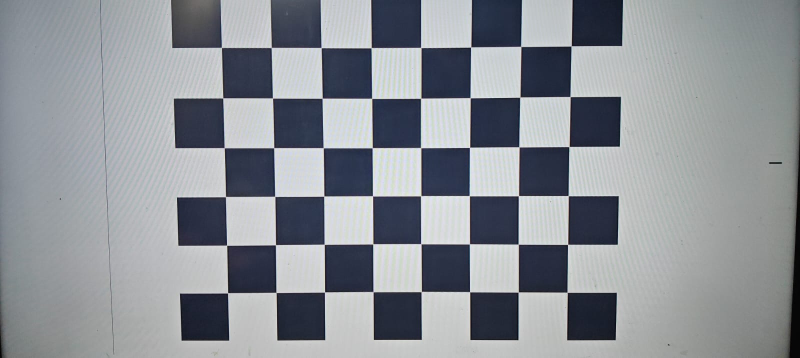
#> input picture app/prism_calibration/images/WhatsApp Image 2026-11-03 at 2.03.13 PM.jpeg, 1600 x 715 px (shown at 1/2 size); its folder holds 4 pictures in this run
$ python calibration.py
#> lines starting #> are read from the running program, lines starting #| are printed output that depends on the picture
"""
Nevcortex P.R.I.S.M. — Camera Intrinsic Calibration
=====================================================

Target:   Standard checkerboard, 9×7 squares = (8,6) inner corners
Images:   app/prism_calibration/images/
Output:   app/prism_calibration/output/

Two resolutions are present in the image set:
  - 1600×715  (landscape, 73 images)
  - 715×1600  (portrait,  32 images)

This script calibrates the LANDSCAPE orientation (the majority set) because
camera-intrinsic calibration requires a consistent image resolution.  If you
need portrait calibration, re-run with CALIBRATE_LANDSCAPE = False.

Physical square size (SQUARE_SIZE_MM):
  The target was displayed on a Samsung monitor.  The 24 mm value stated in
  the project description has NOT been independently measured against a ruler.
  Until the physical size is verified by measurement, all metric estimates
  (focal length in mm, etc.) must be treated as UNVERIFIED SCALE.  Pixel-level
  quantities (reprojection error, normalised intrinsics) are not affected by
  the square size and remain valid regardless.

NOTE: cv2.imread fails silently on Windows paths that contain spaces.
      All I/O uses np.fromfile + cv2.imdecode / cv2.imencode + tofile.
"""

import cv2
import numpy as np
import glob
import os
import json
import datetime as _dt

# ─────────────────────────── CONFIGURATION ───────────────────────────────────

# Inner-corner count confirmed by visual inspection of annotated images.
# The board has 9 columns × 7 rows of squares → 8×6 internal corners.
CHECKERBOARD = (8, 6)

# Physical square size in millimetres.
# ⚠  UNVERIFIED — stated value; target displayed on Samsung monitor.
#    Mark as None to make the unverified status explicit in outputs.
SQUARE_SIZE_MM_STATED  = 24.0
SQUARE_SIZE_MM_VERIFIED = None   # set to a float once physically measured

# Which orientation to calibrate (two resolutions exist in the dataset)
CALIBRATE_LANDSCAPE = True        # True → 1600×715;  False → 715×1600

IMAGE_DIR  = "images"
OUTPUT_DIR = "output"

os.makedirs(OUTPUT_DIR, exist_ok=True)

# ─────────────────────────── HELPERS ─────────────────────────────────────────

def safe_imread(path: str) -> np.ndarray | None:
    """Read image bypassing cv2.imread's silent failure on paths with spaces."""
    try:
        arr = np.fromfile(path, dtype=np.uint8)
        return cv2.imdecode(arr, cv2.IMREAD_COLOR)
#> returned value is the input picture: shape (715, 1600, 3); mean B, G, R 150.1, 144.2, 139.9
    except Exception:
        return None


def safe_imwrite(path: str, img: np.ndarray) -> bool:
    ext = os.path.splitext(path)[1].lower() or ".jpg"
    ok, buf = cv2.imencode(ext, img)
    if ok:
        buf.tofile(path)
    return ok


def per_image_rms(obj_pts, img_pts, rvec, tvec, K, D) -> float:
    """
    RMS reprojection error for a single image.

    Both observed and projected points are cast to float32 with shape (N,2)
    before calling cv2.norm, which requires identical types.
    """
    projected, _ = cv2.projectPoints(obj_pts, rvec, tvec, K, D)

    observed = np.asarray(img_pts,  dtype=np.float32).reshape(-1, 2)
    predicted = np.asarray(projected, dtype=np.float32).reshape(-1, 2)

    if observed.shape != predicted.shape:
        raise ValueError(
            f"Reprojection shape mismatch: "
            f"observed={observed.shape} vs predicted={predicted.shape}"
        )

    return cv2.norm(observed, predicted, cv2.NORM_L2) / np.sqrt(len(observed))

# ─────────────────────────── OBJECT POINTS ───────────────────────────────────

# 3-D coordinates of inner corners.  Z = 0 (flat target).
# Units: millimetres (using stated square size).
objp = np.zeros((CHECKERBOARD[0] * CHECKERBOARD[1], 3), np.float32)
objp[:, :2] = np.mgrid[
    0:CHECKERBOARD[0],
    0:CHECKERBOARD[1]
].T.reshape(-1, 2)
objp *= SQUARE_SIZE_MM_STATED   # scale; label as unverified below

# ─────────────────────────── IMAGE DISCOVERY ─────────────────────────────────

all_images = sorted(
    glob.glob(os.path.join(IMAGE_DIR, "*.jpg"))  +
    glob.glob(os.path.join(IMAGE_DIR, "*.jpeg")) +
    glob.glob(os.path.join(IMAGE_DIR, "*.png"))
)

if not all_images:
    raise RuntimeError(f"No images found in {IMAGE_DIR}/")

print(f"Found {len(all_images)} images in {IMAGE_DIR}/")

# Determine the target resolution
target_size = (1600, 715) if CALIBRATE_LANDSCAPE else (715, 1600)
orientation_label = "landscape" if CALIBRATE_LANDSCAPE else "portrait"
print(f"Calibrating {orientation_label} orientation: {target_size[0]}×{target_size[1]}")

# ─────────────────────────── CORNER DETECTION ────────────────────────────────

object_points = []   # 3-D points (same objp repeated per accepted image)
image_points  = []   # 2-D corner observations
accepted      = []   # filenames accepted
rejected      = []   # (filename, reason) tuples

for filename in all_images:
    image = safe_imread(filename)
    basename = os.path.basename(filename)

    if image is None:
        rejected.append((basename, "imread failed (corrupt or unreadable)"))
        print(f"  SKIP  {basename}: unreadable")
        continue

    h, w = image.shape[:2]
#> h = 715; w = 1600
    current_size = (w, h)
#> current_size = (1600, 715)

    if current_size != target_size:
        rejected.append((basename, f"wrong resolution {w}×{h}, expected {target_size[0]}×{target_size[1]}"))
        print(f"  SKIP  {basename}: resolution {w}×{h} != {target_size[0]}×{target_size[1]}")
        continue

    gray = cv2.cvtColor(image, cv2.COLOR_BGR2GRAY)
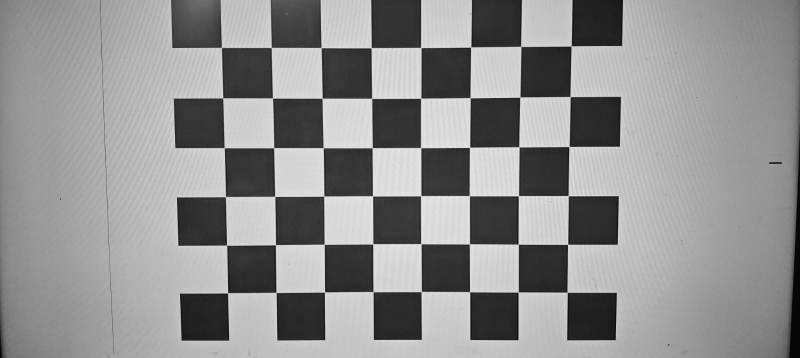
#> gray: shape (715, 1600) (shown at 1/2 size); min 0, max 242, mean 143.6

    found, corners = cv2.findChessboardCornersSB(
        gray,
        CHECKERBOARD,
        flags=cv2.CALIB_CB_NORMALIZE_IMAGE
    )
#> found = True; corners = 48 rows, first 8: [443.6, 95.39], [543, 95.48], [642.6, 95.57], [742.8, 95.89], [842.2, 95.42], [942, 94.42], [1042.2, 93.33], [1142.7, 92.5]

    if found:
        object_points.append(objp.copy())
        image_points.append(corners)
        accepted.append(filename)
        print(f"  OK    {basename}")
    else:
        rejected.append((basename, "corners not found"))
        print(f"  FAIL  {basename}: corners not found")
#> pass 2 of the loop `for filename in all_images:`:
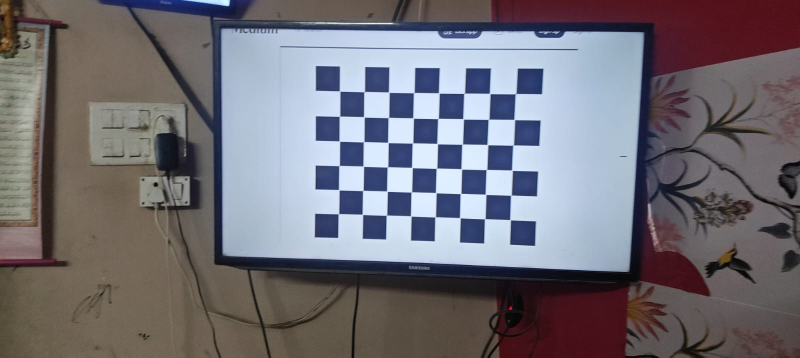
#> input picture app/prism_calibration/images/WhatsApp Image 2026-11-03 at 2.03.14 PM (1).jpeg, 1600 x 715 px (shown at 1/2 size)
#> in safe_imread, returned value is the input picture: shape (715, 1600, 3); mean B, G, R 118.3, 110.8, 114
#> `gray = cv2.cvtColor(image, cv2.COLOR_BGR2GRAY)`:
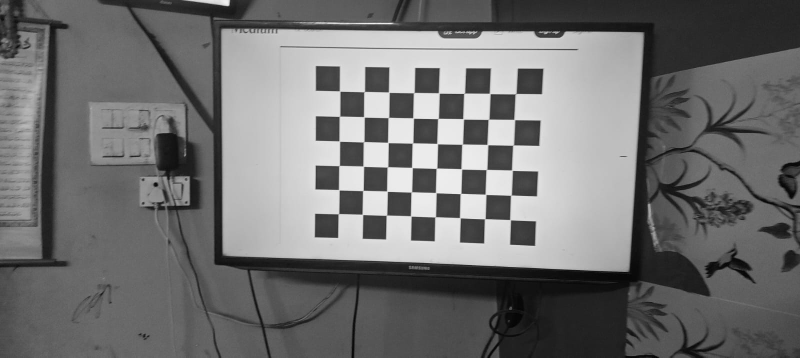
#> gray: shape (715, 1600) (shown at 1/2 size); min 0, max 248, mean 112.7
#> corners = 48 rows, first 8: [679.8, 182.6], [728.9, 183.6], [778.1, 184.8], [828.1, 185.7], [878.1, 186.4], [928.8, 186.9], [980, 187.5], [1031.7, 187.8]
#> pass 3 of the loop `for filename in all_images:`:
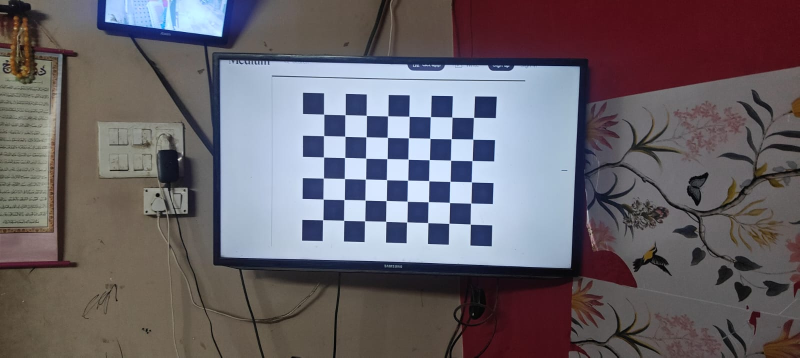
#> input picture app/prism_calibration/images/WhatsApp Image 2026-11-03 at 2.03.14 PM (2).jpeg, 1600 x 715 px (shown at 1/2 size)
#> in safe_imread, returned value is the input picture: shape (715, 1600, 3); mean B, G, R 104.9, 98.6, 104.9
#> `gray = cv2.cvtColor(image, cv2.COLOR_BGR2GRAY)`:
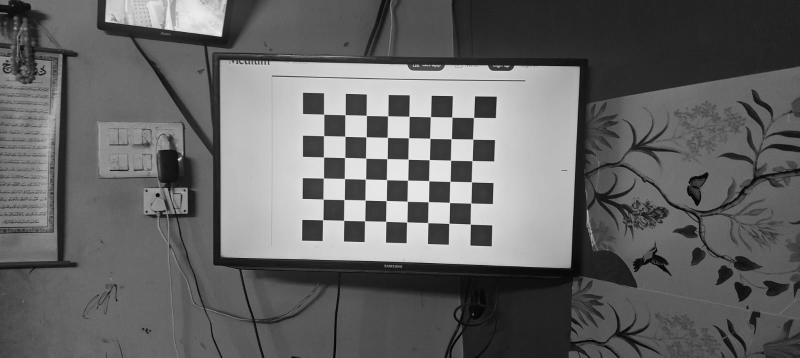
#> gray: shape (715, 1600) (shown at 1/2 size); min 0, max 251, mean 101.3
#> corners = 48 rows, first 8: [940.9, 448.6], [898.4, 447], [856, 445.7], [813.9, 444.5], [772, 443.1], [729.6, 442.1], [687.8, 441.2], [645.9, 440]
#> the loop made 4 passes; the first 3 are shown

print(f"\nDetection complete — accepted: {len(accepted)}, rejected: {len(rejected)}")

if len(accepted) < 10:
#> (the run stopped early here; a loop or call above may not have finished)
